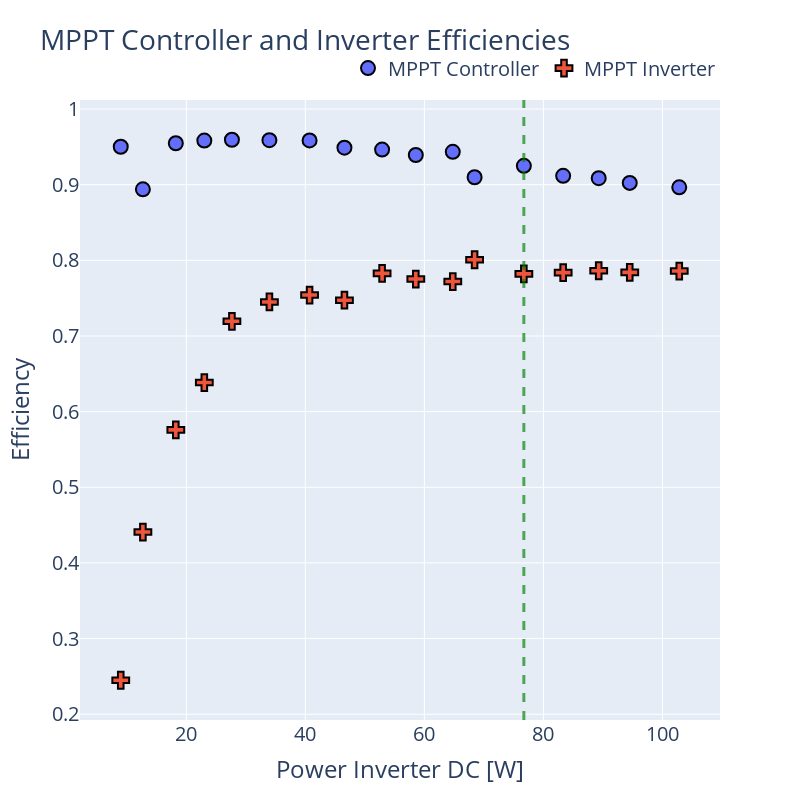

Here is the notebook cell this chart was saved with:
### Code cell
# Get index of the first point where power_batt < 0
# Reindex dfmppt
dfmppt = dfmppt.reset_index(drop=True)
mppt_switch_index = dfmppt[dfmppt['power_batt'] < 0].index[0]

# For mppt controller:
# x-axis: power_inv_dc
# y-axis left (primary): efficiency
# Plot controller as circle and inverter as cross with outlines
# Create a vertical line through first point where power_batt < 0

# fig = sp.make_subplots(specs=[[{"secondary_y": True}]])
fig = go.Figure()
fig.add_trace(go.Scatter(x=dfmppt['power_inv_dc'], y=dfmppt['efficiency_controller'], name='MPPT Controller', mode='markers',marker=dict(size=marker_size, symbol='circle', line=dict(width=2, color='black'))))
fig.add_trace(go.Scatter(x=dfmppt['power_inv_dc'], y=dfmppt['efficiency_inverter'], name='MPPT Inverter', mode='markers', marker=dict(size=marker_size, symbol='cross', line=dict(width=2, color='black'))))
fig.add_vline(x=dfmppt['power_inv_dc'].iloc[mppt_switch_index], line_width=3, line_dash="dash", line_color="green", opacity=0.66)
fig.update_layout(title='MPPT Controller and Inverter Efficiencies', xaxis_title='Power Inverter DC [W]', yaxis_title='Efficiency [%]')
fig.update_yaxes(title_text="Efficiency")
# Update font to 20
fig.update_layout(font=dict(size=20))
# Update size to 800x800
fig.update_layout(width=800,height=800)
# Move legend to top right
fig.update_layout(legend=dict(
    orientation="h",
    yanchor="bottom",
    y=1.02,
    xanchor="right",
    x=1
))
# Add outline to legend
# fig.update_layout(legend=dict(
#     bordercolor="Black",
#     borderwidth=2
# ))
# Show the plot
fig.show()

### Figure 1 — Plotly figure (JSON) as saved in the notebook; plotly's stock layout.template omitted (floating-point values rounded to 4 significant figures)
{"data": [{"marker": {"line": {"color": "black", "width": 2}, "size": 14, "symbol": "circle"}, "mode": "markers", "name": "MPPT Controller", "type": "scatter", "x": [8.983, 12.7, 18.24, 23.02, 27.66, 33.96, 40.71, 46.57, 52.89, 58.56, 64.77, 68.44, 76.71, 83.32, 89.29, 94.51, 102.8], "y": [0.9502, 0.8938, 0.9548, 0.9583, 0.9594, 0.9589, 0.9584, 0.9489, 0.9464, 0.9392, 0.9434, 0.9098, 0.925, 0.9116, 0.9086, 0.9024, 0.8965]}, {"marker": {"line": {"color": "black", "width": 2}, "size": 14, "symbol": "cross"}, "mode": "markers", "name": "MPPT Inverter", "type": "scatter", "x": [8.983, 12.7, 18.24, 23.02, 27.66, 33.96, 40.71, 46.57, 52.89, 58.56, 64.77, 68.44, 76.71, 83.32, 89.29, 94.51, 102.8], "y": [0.2449, 0.4408, 0.5758, 0.6385, 0.7194, 0.7449, 0.7541, 0.7473, 0.7827, 0.7753, 0.772, 0.8007, 0.7821, 0.7838, 0.7862, 0.7841, 0.7858]}], "layout": {"font": {"size": 20}, "height": 800, "legend": {"orientation": "h", "x": 1, "xanchor": "right", "y": 1.02, "yanchor": "bottom"}, "shapes": [{"line": {"color": "green", "dash": "dash", "width": 3}, "opacity": 0.66, "type": "line", "x0": 76.71, "x1": 76.71, "xref": "x", "y0": 0, "y1": 1, "yref": "y domain"}], "title": {"text": "MPPT Controller and Inverter Efficiencies"}, "width": 800, "xaxis": {"title": {"text": "Power Inverter DC [W]"}}, "yaxis": {"title": {"text": "Efficiency"}}}}
